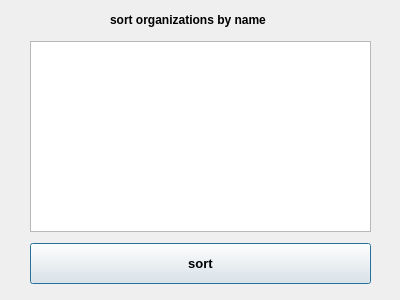
<?xml version="1.0" encoding="UTF-8"?>
<ui version="4.0">
 <class>Dialog_sort_organs</class>
 <widget class="QDialog" name="Dialog_sort_organs">
  <property name="geometry">
   <rect>
    <x>0</x>
    <y>0</y>
    <width>400</width>
    <height>300</height>
   </rect>
  </property>
  <property name="windowTitle">
   <string>Dialog</string>
  </property>
  <widget class="QListWidget" name="listWidget">
   <property name="geometry">
    <rect>
     <x>30</x>
     <y>41</y>
     <width>341</width>
     <height>191</height>
    </rect>
   </property>
  </widget>
  <widget class="QLabel" name="label">
   <property name="geometry">
    <rect>
     <x>110</x>
     <y>10</y>
     <width>191</width>
     <height>20</height>
    </rect>
   </property>
   <property name="font">
    <font>
     <bold>true</bold>
    </font>
   </property>
   <property name="text">
    <string>sort organizations by name</string>
   </property>
  </widget>
  <widget class="QPushButton" name="pushButton">
   <property name="geometry">
    <rect>
     <x>30</x>
     <y>243</y>
     <width>341</width>
     <height>41</height>
    </rect>
   </property>
   <property name="font">
    <font>
     <pointsize>10</pointsize>
     <bold>true</bold>
    </font>
   </property>
   <property name="text">
    <string>sort</string>
   </property>
  </widget>
 </widget>
 <resources/>
 <connections/>
</ui>
